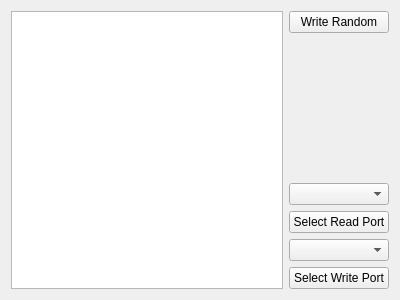
<?xml version="1.0" encoding="UTF-8"?>
<ui version="4.0">
 <class>logTest</class>
 <widget class="QWidget" name="logTest">
  <property name="geometry">
   <rect>
    <x>0</x>
    <y>0</y>
    <width>400</width>
    <height>300</height>
   </rect>
  </property>
  <property name="windowTitle">
   <string>logTest</string>
  </property>
  <layout class="QHBoxLayout" name="horizontalLayout">
   <item>
    <widget class="QTextEdit" name="textEdit"/>
   </item>
   <item>
    <layout class="QVBoxLayout" name="verticalLayout">
     <item>
      <widget class="QPushButton" name="pushButton_2">
       <property name="text">
        <string>Write Random</string>
       </property>
      </widget>
     </item>
     <item>
      <spacer name="verticalSpacer">
       <property name="orientation">
        <enum>Qt::Vertical</enum>
       </property>
       <property name="sizeHint" stdset="0">
        <size>
         <width>20</width>
         <height>78</height>
        </size>
       </property>
      </spacer>
     </item>
     <item>
      <widget class="QComboBox" name="comboBox_2"/>
     </item>
     <item>
      <widget class="QPushButton" name="pushButton_3">
       <property name="text">
        <string>Select Read Port</string>
       </property>
      </widget>
     </item>
     <item>
      <widget class="QComboBox" name="comboBox"/>
     </item>
     <item>
      <widget class="QPushButton" name="pushButton">
       <property name="text">
        <string>Select Write Port</string>
       </property>
      </widget>
     </item>
    </layout>
   </item>
  </layout>
 </widget>
 <layoutdefault spacing="6" margin="11"/>
 <resources/>
 <connections/>
</ui>
